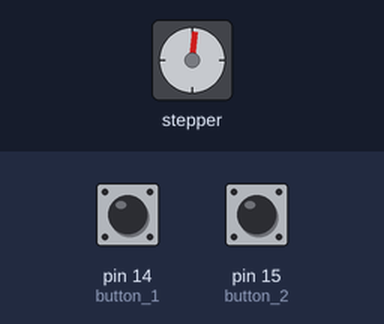
The sketch below on a simulated Arduino Uno, built with avr-gcc and run on an emulated ATmega328P. Shown: stepper motor. The test bench sets the inputs (shaded band); at power-on: pin 14 (button_1) HIGH, pin 15 (button_2) HIGH. Stepper angles assume 48 steps per turn.

Above: at 1.2 s.
1.3 s: pin 14 (button_1) pulled LOW for 0.15 s
At 2.2 s:
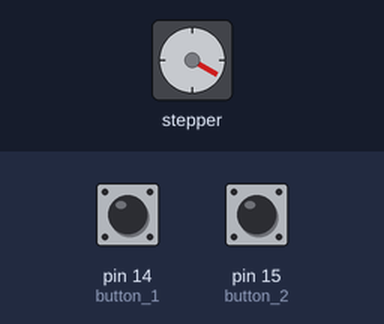
3.1 s: pin 15 (button_2) pulled LOW for 1 s
At 5.9 s:
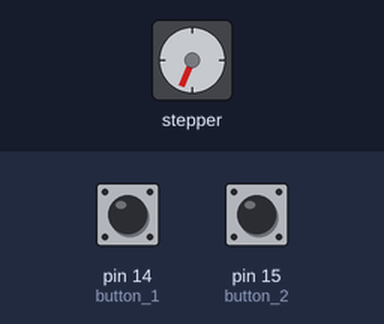
6.1 s: pin 15 (button_2) pulled LOW for 0.15 s
At 7.0 s:
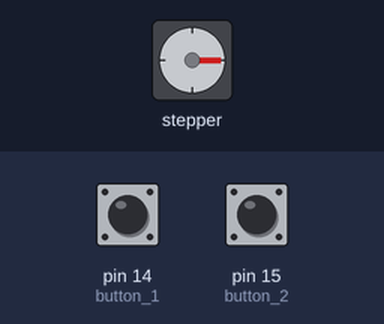
7.9 s: pin 14 (button_1) pulled LOW for 1 s
At 8.65 s:
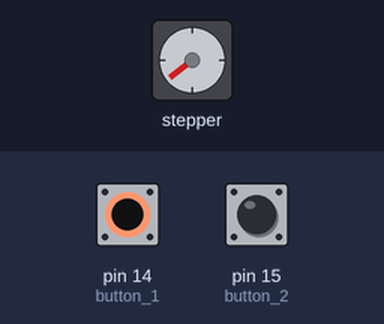
10.9 s: pin 14 (button_1) pulled LOW for 3.2 s
At 11.35 s:
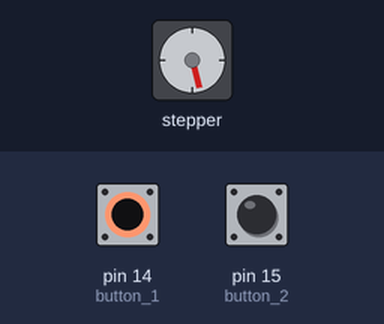
16.9 s: pin 15 (button_2) pulled LOW for 3.2 s
At 22.8 s:
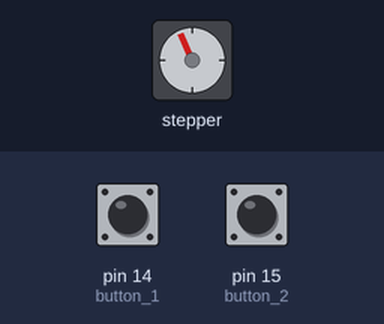
Timing chart, 0 to 23.0 s (numbered marks = the images above; inputs shaded):
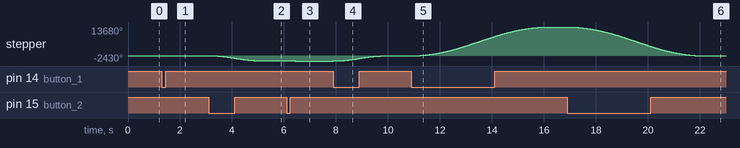

The sketch:

shtori3.ino
```cpp
#include <AccelStepper.h>

#include <AFMotor.h>
AF_Stepper motor1(48, 2);
AF_Stepper motor2(48, 1);
int button_1 = 14; //analog pin 0
int button_2 = 15; //analog pin 1
int val1 = LOW;
int val2 = LOW;
int speed = 15;
// you can change these to DOUBLE or INTERLEAVE or MICROSTEP!
// wrappers for the first motor!
void forwardstep1() {
  motor1.onestep(FORWARD, DOUBLE);
}
void backwardstep1() {
  motor1.onestep(BACKWARD, DOUBLE);
}
void forwardstep2() {
  motor2.onestep(FORWARD, DOUBLE);
}
void backwardstep2() {
  motor2.onestep(BACKWARD, DOUBLE);
}
// wrappers for the second motor!
//void forwardstep2() {
//  motor2.onestep(FORWARD, DOUBLE);
//}
//void backwardstep2() {
//  motor2.onestep(BACKWARD, DOUBLE);
//}
// Motor shield has two motor ports, now we'll wrap them in an AccelStepper object
AccelStepper stepper1(forwardstep1, backwardstep1);
AccelStepper stepper2(forwardstep2, backwardstep2);

void setup() {
  pinMode(button_1, INPUT_PULLUP);
  pinMode(button_2, INPUT_PULLUP);

  stepper1.setMaxSpeed(500.0);
  stepper1.setAcceleration(100.0);
  stepper1.setSpeed(200.0);

  stepper2.setMaxSpeed(600.0);
  stepper2.setAcceleration(150.0);
  stepper2.setSpeed(100.0);
//  Serial.begin(9600);           // set up Serial library at 9600 bps

}

void loop() {
  val1 = digitalRead(button_1);
  val2 = digitalRead(button_2);
  // If a switch is pushed down (low), set the sign value appropriately
  if (val1 == 0) {
    stepper2.move(4800);
    }
  else if (val2 == 0) {
    stepper2.move(-4800);
    }
  else if (val1 == 1 && val2 == 1) {
    stepper2.move(0);
  }
    stepper2.run();
}
```

Measured:
- after the input at 1.3 s, stepper: turns 113° clockwise in 0.33 s, starting at once
- after the input at 3.1 s, stepper: turns 2438° counter-clockwise in 2.0 s, starting at once
- after the input at 6.1 s, stepper: turns 112° counter-clockwise in 0.33 s, starting at once
- after the input at 7.9 s, stepper: turns 2437° clockwise in 2.0 s, starting at once
- after the input at 10.9 s, stepper: turns 13673° clockwise in 5.2 s, starting at once
- after the input at 16.9 s, stepper: turns 13703° counter-clockwise in 5.2 s, starting at once
